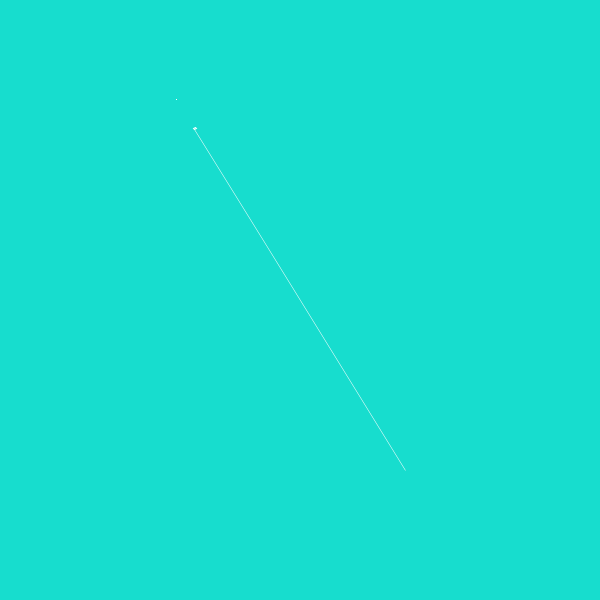
Frame 1 (no input)
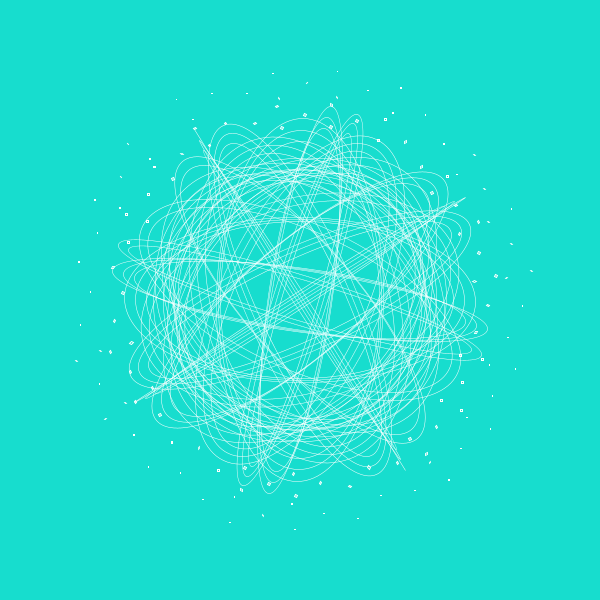
Frame 60 (the mouse pressed at the canvas centre just before this capture)
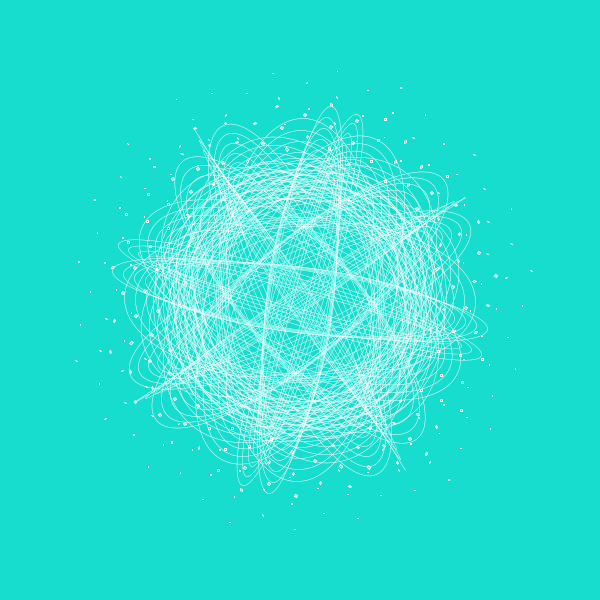
Frame 120 (the mouse held since frame 60 and released just before this capture)

The Processing sketch that drew these frames (run headless with seeded random() and noise(); from frame 60 on, the mouse is pressed at the canvas centre):

// Processing sketch: processing_110308
// ── processing_110308.pde


float x, y;
float angle = 0;
float r = 400;
float diff = 1;
float a = 1;
float red = 10;
 
color col = color(23,221,206,a);
 
 
 
//
 
void setup() {
  size(600, 600);
  background(#17DDCE);

}
 
 
//
 
 
void draw() {
 
  fill(col);
   
   
  x = r * cos(angle);
  y = r * sin(angle);
 
 
 noStroke();
 stroke(255);
  
 
  
  translate(width/2, height/2);
  rotate(r);
 
  strokeWeight(0.5);
  ellipse(0, 0, x, y);
  strokeWeight(1);
  rect(x/2,y/2,2,2);
  rect(x/1.7,y/1.7,0.7,0.7);
 
  angle = angle + 2;
  r = r - diff;
   
  red = red + 10;
  a = a + 10;
 
  if ( r == 100 || r == 500) {
    diff =  diff * -1;
  }
}
 
 
